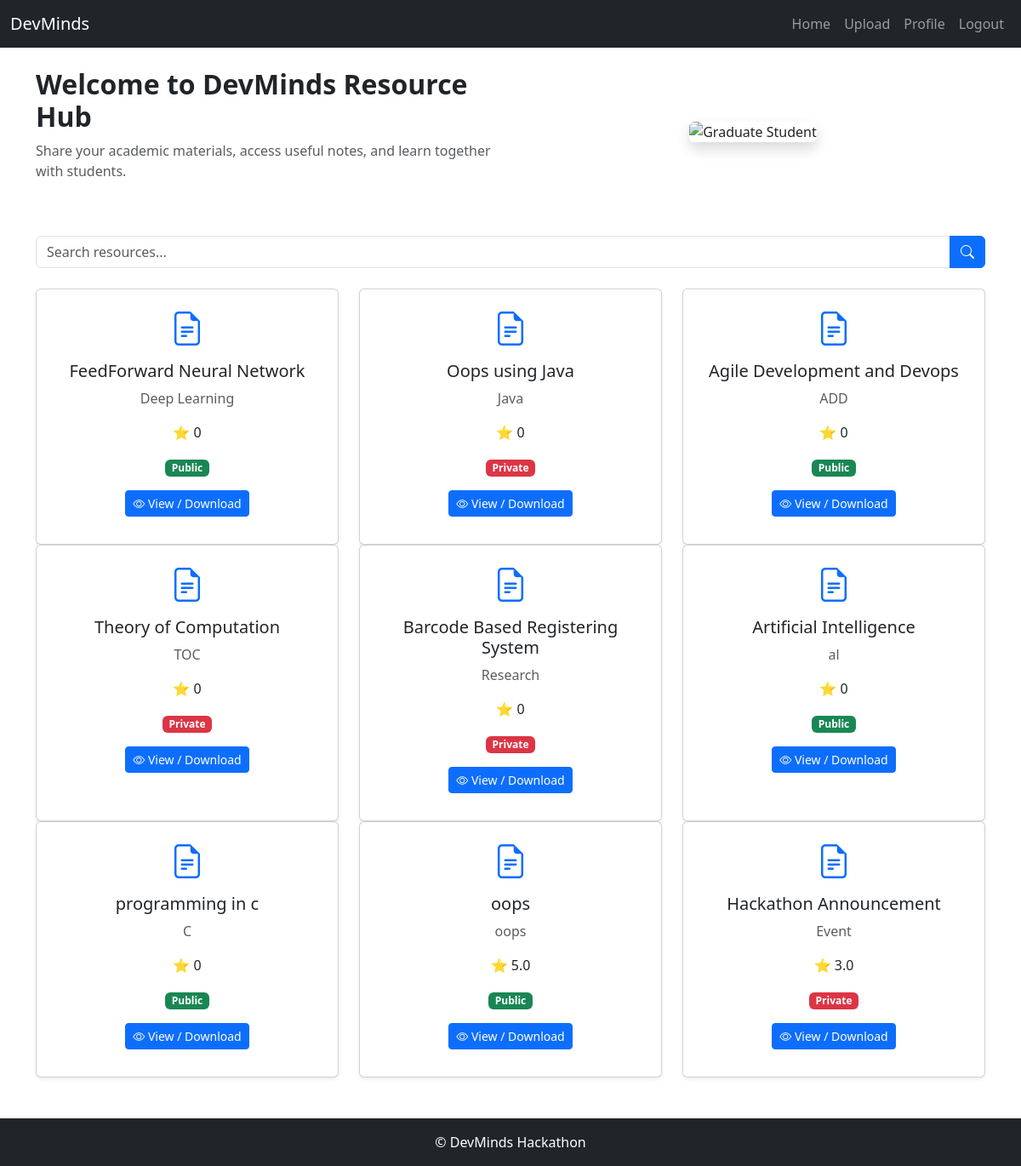
/search/ (signed in), run on the app's committed database.
### DevMinds/models.py (models this page shows, shortened)
class Resource(models.Model):
    PRIVACY_CHOICES = (
        ('Public', 'Public'),
        ('Private', 'Private')
    )
    user = models.ForeignKey(User, on_delete=models.CASCADE)
    title = models.CharField(max_length=200)
    subject = models.CharField(max_length=100)
    semester = models.CharField(max_length=50)
    resource_type = models.CharField(max_length=100)
    year = models.CharField(max_length=50)
    description = models.TextField(blank=True)
    file = models.FileField(upload_to='resources/')
    privacy = models.CharField(max_length=10, choices=PRIVACY_CHOICES)
    tags = models.ManyToManyField(Tag, blank=True)
    created_at = models.DateTimeField(auto_now_add=True)
    def average_rating(self):
        avg = self.ratings.aggregate(Avg('stars'))['stars__avg']
        return round(avg, 1) if avg else 0

### DevMinds/views.py (the view)
# urls.py: path('search/', views.search, name='search'),
def search(request):
    query = request.GET.get('q', '')
    resources = Resource.objects.filter(
        Q(title__icontains=query) |
        Q(subject__icontains=query)
    ) if query else Resource.objects.all()
    return render(request, 'home.html', {'resources': resources})

### DevMinds/templates/home.html (shortened to what this page needs)
{% extends 'base.html' %}
{% block content %}
<div class="row align-items-center mb-5">
    <div class="col-md-6">
        <h2 class="fw-bold">Welcome to DevMinds Resource Hub</h2>
        <p class="text-muted">
            Share your academic materials, access useful notes,
            and learn together with students.
        </p>
    </div>
    <div class="col-md-6 text-center">
        <img src="https://cdn-icons-png.flaticon.com/512/3135/3135755.png"
             alt="Graduate Student"
             class="img-fluid rounded shadow"
             style="max-height:260px;">
    </div>
</div>
<form method="get" action="/search">
<div class="input-group mb-4">
<input type="text" name="q" class="form-control" placeholder="Search resources...">
<button class="btn btn-primary">
<i class="bi bi-search"></i>
</button>
</div>
</form>
<div class="row pb-5">
{% for r in resources %}
<div class="col-md-4 d-flex">
<div class="card shadow-sm mb-3 hover-card h-100 w-100">
<div class="card-body text-center">
<i class="bi bi-file-earmark-text fs-1 text-primary"></i>
<h5 class="mt-2">{{ r.title }}</h5>
<p class="text-muted">{{ r.subject }}</p>
<p>⭐ {{ r.average_rating }}</p>
{% if r.privacy == "Public" %}
<span class="badge bg-success">Public</span>
{% else %}
<span class="badge bg-danger">Private</span>
{% endif %}
<br>
<a href="{% url 'view_resource' r.id %}"
   class="btn btn-sm btn-primary mt-3">
<i class="bi bi-eye"></i> View / Download
</a>
</div>
</div>
</div>
{% empty %}
<div class="text-center text-muted mt-5">
<i class="bi bi-folder-x fs-1"></i>
<p>No Resources Yet</p>
</div>
{% endfor %}
</div>
{% endblock %}

### DevMinds/templates/home.html (style rules this page uses)
.hover-card { transition: transform 0.3s ease, box-shadow 0.3s ease; }

### data on the page
Resource: title "FeedForward Neural Network", subject "Deep Learning", average_rating "0", privacy "Public"
Resource: title "Oops using Java", subject "Java", average_rating "0", privacy "Private"
Resource: title "Agile Development and Devops", subject "ADD", average_rating "0", privacy "Public"
Resource: title "Theory of Computation", subject "TOC", average_rating "0", privacy "Private"
Resource: title "Barcode Based Registering System", subject "Research", average_rating "0", privacy "Private"
Resource: title "Artificial Intelligence", subject "al", average_rating "0", privacy "Public"
Resource: title "programming in c", subject "C", average_rating "0", privacy "Public"
Resource: title "oops", subject "oops", average_rating "5.0", privacy "Public"
Resource: title "Hackathon Announcement", subject "Event", average_rating "3.0", privacy "Private"
